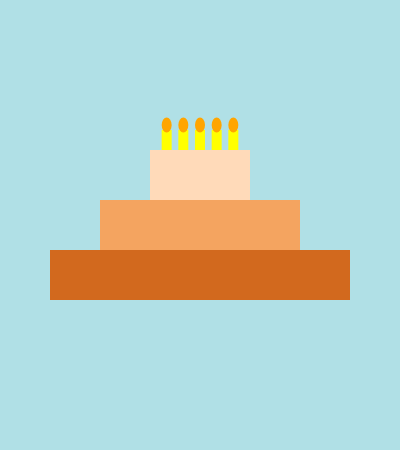
Frame 1 (no input)
Frame 60 (no input): identical to frame 1, image omitted
Frame 120 (the mouse pressed at the canvas centre since frame 60): identical to frame 1, image omitted

The p5.js sketch that drew this single still picture (run headless with seeded random() and noise() and a simulated clock; from frame 60 on, the mouse is pressed at the canvas centre):

// p5.js sketch
// ── sketch.js
// Birthday Cake Sketch
//three-tier cake with five candles on a 400 × 450 canvas.
//The candle flames are static (no flicker).

function setup() {
  // Create a 400 × 450 pixel drawing area
  createCanvas(400, 450);

}

function draw() {
  background('#B0E0E6'); // Light blue

  // No outlines 
  noStroke();

  // Bottom tier chocolate brown
  fill('#D2691E');
  rect(50, 250, 300, 50);   // x, y, width, height

  // Middle tier — light brown
  fill('#F4A460');
  rect(100, 200, 200, 50);

  // Top tier — peach
  fill('#FFDAB9');
  rect(150, 150, 100, 50);

  // Candles 

  // candleSpacing = tierWidth / (candles + 1)
  const candleSpacing = 100 / 6;

  // Draw each candle
  for (let i = 1; i <= 5; i++) {
    // Center each 10-pixel-wide candle on its slot
    const candleX = 150 + i * candleSpacing - 5; // -5 shifts left so candle is centered
    const candleY = 150;                         // top surface of the cake
    drawCandle(candleX, candleY);
  }
}


function drawCandle(x, y) {
  // Candle body — bright yellow
  fill('#FFFF00');
  rect(x, y - 20, 10, 20);  // 20 px tall, 10 px wide

  // Flame — orange ellipse positioned above the candle
  fill('#FFA500');
  ellipse(x + 5, y - 25, 10, 15); // centered horizontally on the candle
}
